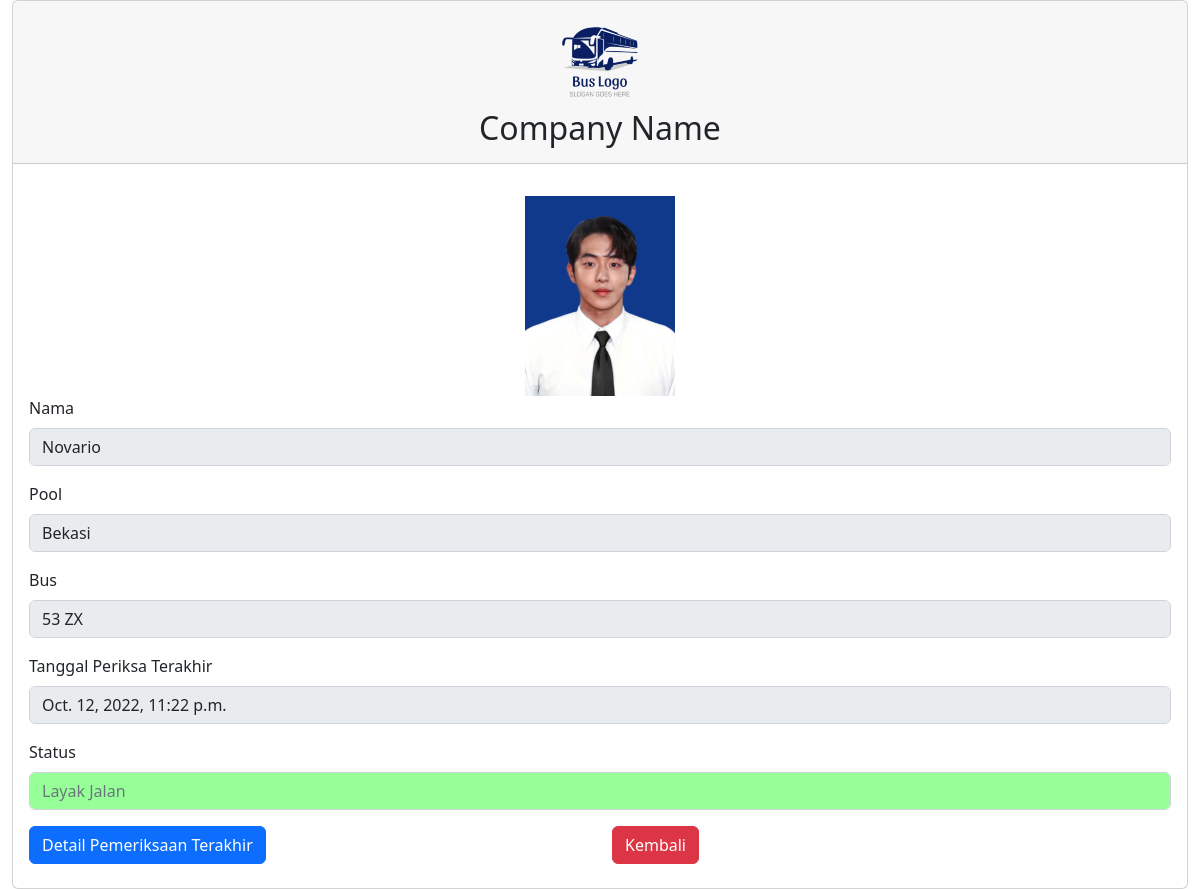
Page /pengemudi/2022110001 (signed in) on the earlier database version.
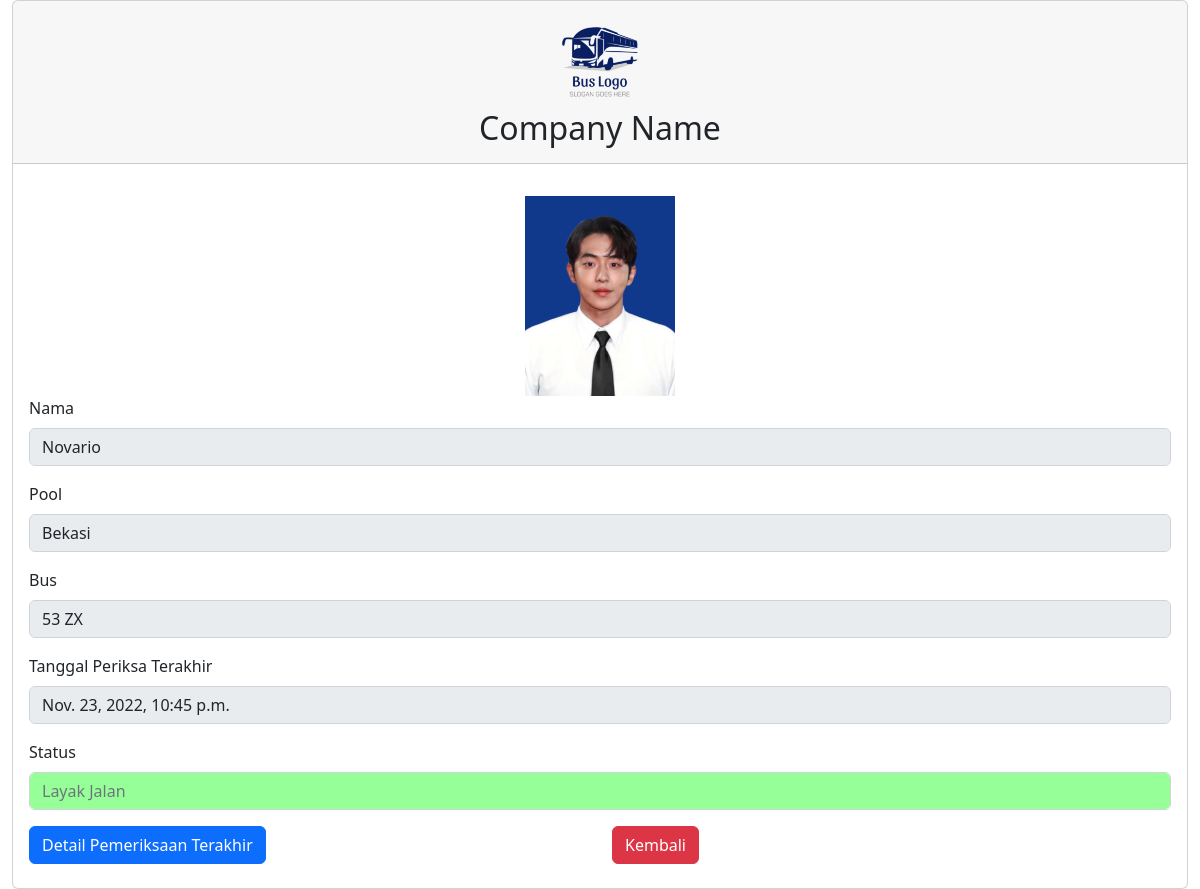
Same page on the later database version.
### LayakMengemudi/models.py (models this page shows, shortened)
class Pengemudi(models.Model):
    nama = models.CharField(max_length=100)
    tanggal_lahir = models.DateField(null=False, blank=False)#default=datetime.utcnow().date())
    kota_kelahiran = models.CharField(max_length=50, null=False, blank=False)
    alamat = models.TextField(null=False, blank=False)
    nik = models.CharField(max_length=12, null=False, blank=False)
    pool = models.CharField(max_length=50)
    bus = models.CharField(max_length=6)
    class StatusJalan(models.TextChoices):
        LAYAK = 'L', _('Layak Jalan')
        TIDAK = 'TL', _('Tidak Layak Jalan')
    status = models.CharField(max_length=2, choices=StatusJalan.choices, default=StatusJalan.TIDAK)
    periksa_terakhir = models.DateTimeField(null=True)
    pasfoto = ResizedImageField(size=[300, 400],upload_to='images/%Y%m')
    qrcode_path = models.CharField(max_length=256)

### LayakMengemudi/views.py (the view)
# urls.py: path('pengemudi/<slug:slug>', PengemudiDetail.as_view(), name='pengemudi-detail'),
class PengemudiDetail(LoginRequiredMixin,DetailView):
    login_url = 'auth/login'
    model = Pengemudi
    template_name = 'pengemudi_detailview.html'
    slug_field = 'nik'
    def get_queryset(self):
        id = self.kwargs['slug']
        return Pengemudi.objects.filter(nik=id)
    def get_context_data(self, **kwargs):
        detail = super(PengemudiDetail, self).get_context_data(**kwargs)
        if self.request.POST:
            detail['konteks'] = FormPemeriksaanTerakhir (
                self.request.POST, instance=self.object)
        else:
            detail['konteks'] = FormPemeriksaanTerakhir(instance=self.object)
        return detail

### templates/pengemudi_detailview.html (shortened to what this page needs)
{% load static %}
<!DOCTYPE html>
<html lang="en">
<head>
    <link rel="stylesheet" href="https://cdn.jsdelivr.net/npm/bootstrap@5.2.2/dist/css/bootstrap.min.css">
</head>
<body>
{% block content %}
 <div class="container-fluid">
    <form id="contactForm" data-sb-form-api-token="API_TOKEN">
        <div class="card">
            <div class="card-header mb-3 text-center">
                <img src="{% static '' %}bus-logo-small.png" width="100" >
                <h2>Company Name</h2>
            </div>
            <div class="card-body">
                <div class="text-center">
                    <img src="{{ object.pasfoto.url }}" />
                </div>
                <div class="mb-3">
                    <label class="form-label" for="nama">Nama</label>
                    <input class="form-control" id="nama" type="text" value="{{ object.nama }}" data-sb-validations="" disabled />
                </div>
                <div class="mb-3">
                    <label class="form-label" for="pool">Pool</label>
                    <input class="form-control" id="pool" type="text" value="{{ object.pool }}" data-sb-validations="" disabled />
                </div>
                <div class="mb-3">
                    <label class="form-label" for="bus">Bus</label>
                    <input class="form-control" id="bus" type="text" value="{{ object.bus }}" data-sb-validations="" disabled />
                </div>
                <div class="mb-3">
                    <label class="form-label" for="tanggalPeriksaTerakhir">Tanggal Periksa Terakhir</label>
                    <input class="form-control" id="tanggalPeriksaTerakhir" type="text" value="{{ object.periksa_terakhir }}" data-sb-validations="" disabled />
                </div>
                <div class="mb-3">
                    <label class="form-label" for="status">Status</label>
                    <input class="form-control" id="status" type="text" placeholder="{{ object.get_status_display }}" data-sb-validations="" disabled style="" />
                </div>
                <div class="row mb-2">
                    <div class="col sm-10">
                        <button type="button" class="btn btn-primary" data-bs-toggle="modal" data-bs-target="#exampleModal">Detail Pemeriksaan Terakhir</button>
                    </div>
                    <div class="col sm-4">
                        <button type="button" class="btn btn-danger" onclick="window.history.go(-1); return false;">Kembali</button>
                    </div>
                </div>
            </div>
        </div>
    </form>
 </div>
{% endblock %}
</body>
</html>

Differences in the rows shown:
changed Pengemudi "Novario": periksa_terakhir "Oct. 12, 2022, 11:22 p.m." → "Nov. 23, 2022, 10:45 p.m."
